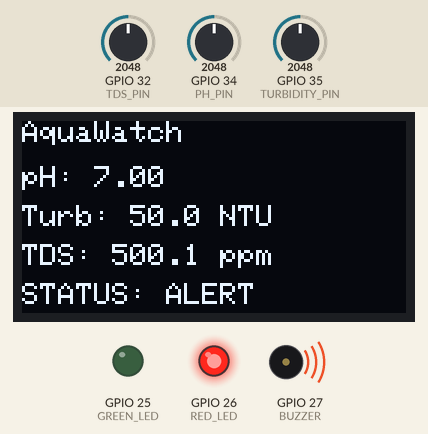
Bench run of a sketch on a simulated ESP32. On the bench: 128×64 one-colour display, output pins drawn as LEDs (lit = HIGH), buzzer (waves = sounding). The test bench sets the inputs (shaded band); at power-on: GPIO 32 (TDS_PIN) = 2048, GPIO 34 (PH_PIN) = 2048, GPIO 35 (TURBIDITY_PIN) = 2048. WiFi joins after 1.5 s; servers stay silent unless stated; random numbers use the default seed unless the sketch sets one; no MQTT or app messages arrive unless stated; what the sketch prints to the serial monitor is not drawn.

Above: at 4.3 s.
4.4 s: GPIO 32 (TDS_PIN) set to 2866
At 6.2 s:
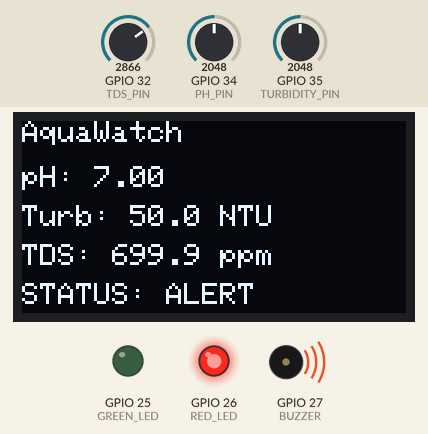
7.1 s: GPIO 34 (PH_PIN) set to 2866
At 7.8 s:
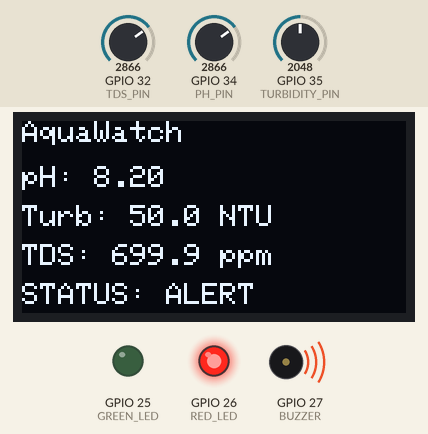
9.8 s: GPIO 35 (TURBIDITY_PIN) set to 2866
At 12.1 s:
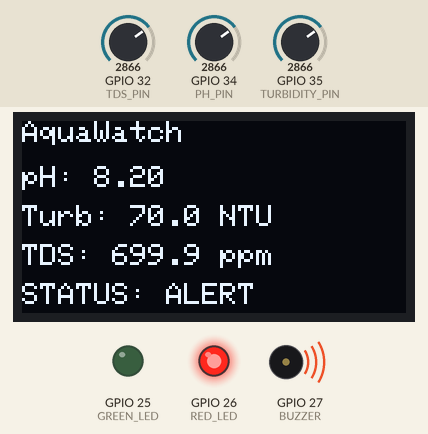
12.8 s: GPIO 32 (TDS_PIN) set to 3603
At 13.7 s:
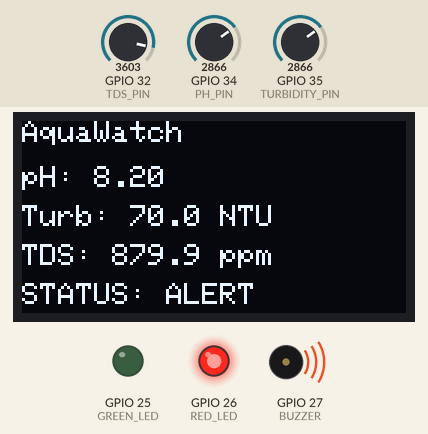
15.5 s: GPIO 34 (PH_PIN) set to 3603
18.9 s: GPIO 35 (TURBIDITY_PIN) set to 3603
At 20.8 s:
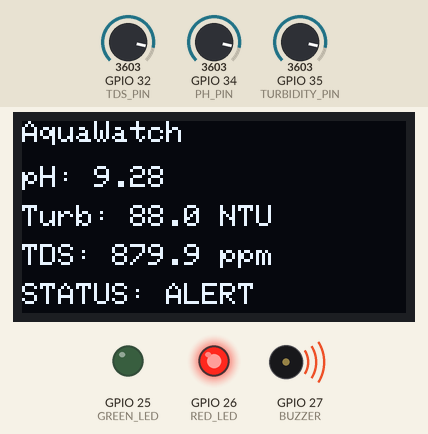
Timing chart, 0 to 22.3 s (numbered marks = the images above; inputs shaded):
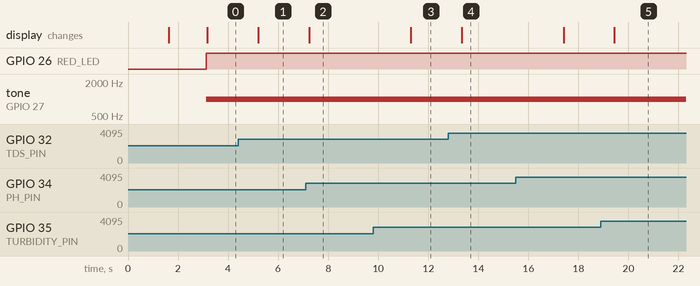

Measured:
- after the input at 4.4 s, the display: changes after 0.80 s (image 1)
- after the input at 7.1 s, the display: changes after 0.14 s (image 2)
- after the input at 9.8 s, the display: changes after 1.5 s (image 3)
- after the input at 12.8 s, the display: changes after 0.54 s (image 4)
- after the input at 18.9 s, the display: changes after 0.54 s (image 5)

The sketch:

sketch.ino
```cpp
#include <Arduino.h>
#include <WiFi.h>
#include <PubSubClient.h>
#include <Wire.h>
#include <Adafruit_GFX.h>
#include <Adafruit_SSD1306.h>

#define PH_PIN 34
#define TURBIDITY_PIN 35
#define TDS_PIN 32

#define GREEN_LED 25
#define RED_LED 26
#define BUZZER 27

#define SCREEN_WIDTH 128
#define SCREEN_HEIGHT 64

const char* WIFI_SSID = "Wokwi-GUEST";
const char* WIFI_PASSWORD = "";

const char* MQTT_SERVER = "broker.hivemq.com";
const int MQTT_PORT = 1883;

const char* MQTT_TOPIC = "aquawatch/demo/waterquality";

WiFiClient espClient;
PubSubClient mqttClient(espClient);

Adafruit_SSD1306 display(SCREEN_WIDTH, SCREEN_HEIGHT, &Wire, -1);

void connectWiFi() {
    Serial.print("Connecting to WiFi");

    WiFi.begin(WIFI_SSID, WIFI_PASSWORD, 6);

    while (WiFi.status() != WL_CONNECTED) {
        delay(500);
        Serial.print(".");
    }

    Serial.println();
    Serial.println("WiFi connected");
    Serial.print("IP: ");
    Serial.println(WiFi.localIP());
}

void connectMQTT() {
    while (!mqttClient.connected()) {
        Serial.print("Connecting to MQTT...");

        String clientId = "AquaWatch-";
        clientId += String(random(0xffff), HEX);

        if (mqttClient.connect(clientId.c_str())) {
            Serial.println("connected");
        } else {
            Serial.print("failed, state=");
            Serial.println(mqttClient.state());
            delay(2000);
        }
    }
}

void setup() {
    Serial.begin(115200);

    pinMode(GREEN_LED, OUTPUT);
    pinMode(RED_LED, OUTPUT);
    pinMode(BUZZER, OUTPUT);

    Wire.begin(21, 22);

    if (!display.begin(SSD1306_SWITCHCAPVCC, 0x3C)) {
        Serial.println("OLED failed");
    }

    display.clearDisplay();
    display.setTextColor(WHITE);
    display.setTextSize(1);
    display.setCursor(20, 20);
    display.println("AquaWatch");
    display.setCursor(15, 35);
    display.println("Connecting...");
    display.display();

    connectWiFi();

    mqttClient.setServer(MQTT_SERVER, MQTT_PORT);

    connectMQTT();

    display.clearDisplay();
    display.setCursor(20, 25);
    display.println("AquaWatch");
    display.setCursor(15, 40);
    display.println("Online");
    display.display();

    delay(1500);
}

void loop() {

    if (WiFi.status() != WL_CONNECTED) {
        connectWiFi();
    }

    if (!mqttClient.connected()) {
        connectMQTT();
    }

    mqttClient.loop();

    int phRaw = analogRead(PH_PIN);
    int turbidityRaw = analogRead(TURBIDITY_PIN);
    int tdsRaw = analogRead(TDS_PIN);

    float pH = 4.0 + (phRaw / 4095.0) * 6.0;
    float turbidity = (turbidityRaw / 4095.0) * 100.0;
    float tds = (tdsRaw / 4095.0) * 1000.0;

    bool alert = false;

    if (pH < 6.5 || pH > 8.5) {
        alert = true;
    }

    if (turbidity > 5.0) {
        alert = true;
    }

    if (tds > 500.0) {
        alert = true;
    }

    if (alert) {
        digitalWrite(GREEN_LED, LOW);
        digitalWrite(RED_LED, HIGH);
        tone(BUZZER, 1000);
    } else {
        digitalWrite(GREEN_LED, HIGH);
        digitalWrite(RED_LED, LOW);
        noTone(BUZZER);
    }

    String status = alert ? "ALERT" : "SAFE";

    String jsonData = "{";
    jsonData += "\"ph\":" + String(pH, 2) + ",";
    jsonData += "\"turbidity\":" + String(turbidity, 1) + ",";
    jsonData += "\"tds\":" + String(tds, 1) + ",";
    jsonData += "\"status\":\"" + status + "\"";
    jsonData += "}";

    mqttClient.publish(MQTT_TOPIC, jsonData.c_str());

    Serial.println("----- AquaWatch -----");
    Serial.print("pH: ");
    Serial.println(pH, 2);

    Serial.print("Turbidity: ");
    Serial.print(turbidity, 1);
    Serial.println(" NTU");

    Serial.print("TDS: ");
    Serial.print(tds, 1);
    Serial.println(" ppm");

    Serial.print("Status: ");
    Serial.println(status);

    Serial.print("MQTT: ");
    Serial.println(jsonData);

    display.clearDisplay();

    display.setTextSize(1);

    display.setCursor(0, 0);
    display.println("AquaWatch");

    display.setCursor(0, 15);
    display.print("pH: ");
    display.println(pH, 2);

    display.setCursor(0, 28);
    display.print("Turb: ");
    display.print(turbidity, 1);
    display.println(" NTU");

    display.setCursor(0, 41);
    display.print("TDS: ");
    display.print(tds, 1);
    display.println(" ppm");

    display.setCursor(0, 54);

    if (alert) {
        display.println("STATUS: ALERT");
    } else {
        display.println("STATUS: SAFE");
    }

    display.display();

    delay(2000);
}
```
